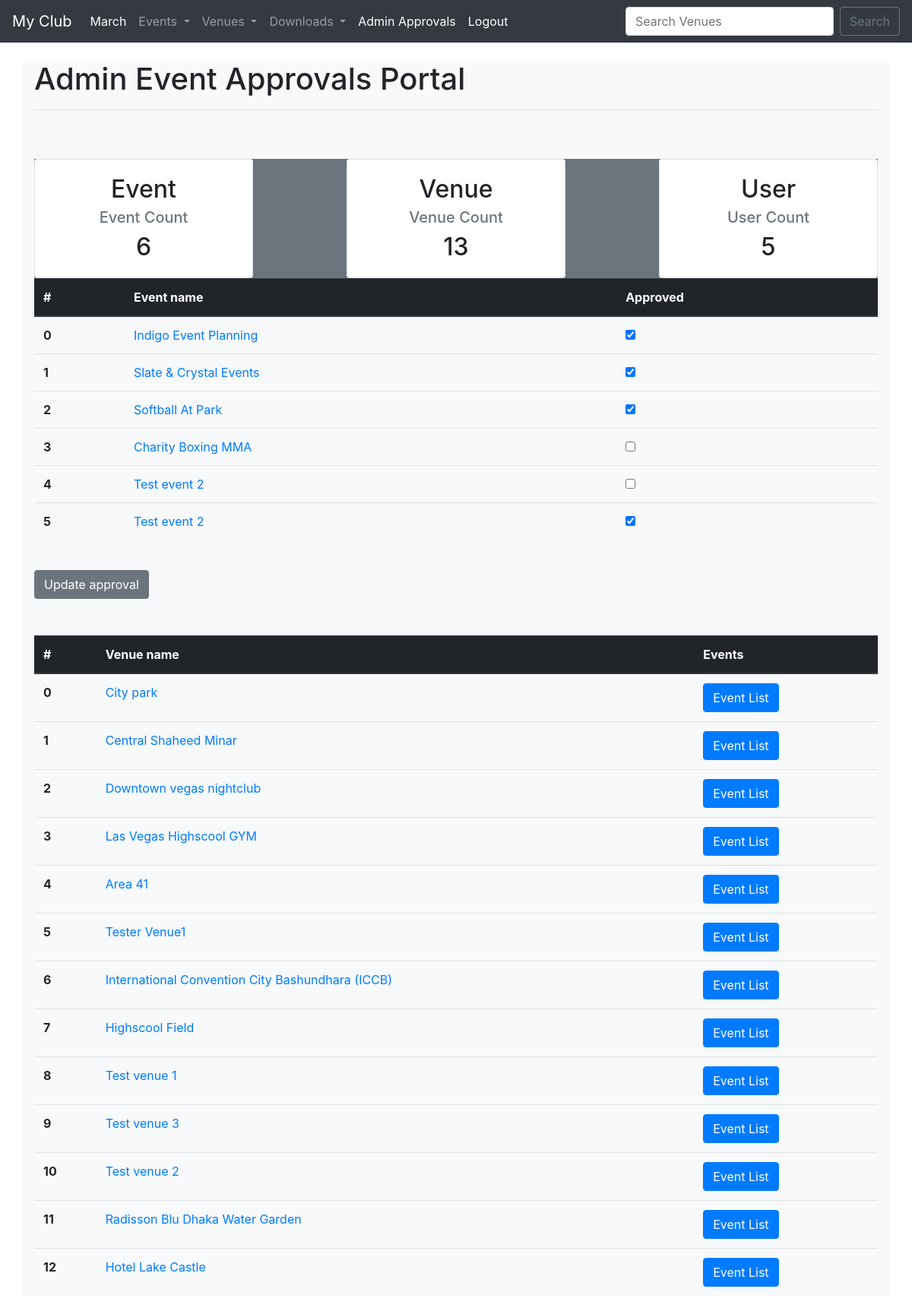
Screenshot of /admin_approval/ (signed in) with the database file from the repository.
### events/models.py (models this page shows, shortened)
class Event(models.Model):
    name = models.CharField('Event Name', max_length=120)
    event_date = models.DateTimeField('Event Date')
    venue = models.ForeignKey(Venue, blank=True, null=True,
                              on_delete=models.CASCADE)
    manager = models.ForeignKey(User, blank=True, null=True,
                                on_delete=models.SET_NULL)
    description = models.TextField(blank=True)
    attendees = models.ManyToManyField(MyClubUser, blank=True)
    approved = models.BooleanField('Approved', default=False)

class Venue(models.Model):
    name = models.CharField("Vanue name", max_length=120)
    address = models.CharField(max_length=300)
    zip_code = models.CharField('Zip code', max_length=15)
    phone = models.CharField('Contact Phone', max_length=25, blank=True)
    web = models.URLField('Website Address', blank=True)
    email_address = models.EmailField('Email Address', blank=True)
    owner = models.IntegerField("Venue Owner", blank=False, default=1)
    venue_image = models.ImageField(null=True, blank=True,
                                    upload_to=make_image_path)

### events/views.py (the view)
# urls.py: path('admin_approval/', views.admin_approval, name='admin-approval'),
def admin_approval(request: HttpRequest):
    event_count = Event.objects.all().count()
    venue_count = Venue.objects.all().count()
    user_count = User.objects.all().count()
    venue_list = Venue.objects.all()
    event_list = Event.objects.all().order_by('-event_date')
    if request.user.is_superuser:
        if request.method == 'POST':
            id_list = request.POST.getlist('boxes')
            event_list.update(approved=False)
            for id in id_list:
                Event.objects.filter(pk=int(id)).update(approved=True)
            messages.success(request, 'Event are approved successfully!')
            return redirect('event-list')
        else:
            return render(request, 'events/admin_approval.html', {
                        'event_list': enumerate(event_list),
                        'event_count': event_count,
                        'venue_count': venue_count,
                        'user_count': user_count,
                        'venue_list': enumerate(venue_list)
                    })
    else:
        messages.success(request, 'You are not authorized to view this page.')
        return redirect('home')

### events/templates/events/admin_approval.html (shortened to what this page needs)
{% extends 'events/base.html' %} {% block content %}
<h1>Admin Event Approvals Portal</h1>
<hr />
<br /><br />
<div class='w-100 bg-secondary d-flex align-items-center justify-content-between'>
    <div class="card" style="width: 18rem;">
        <div class="card-body text-center">
          <h2 class="card-title">Event</h2>
          <h5 class="card-subtitle mb-2 text-muted">Event Count</h5>
          <h2 class="card-text">{{ event_count }}</h2>
        </div>
    </div>
    <div class="card" style="width: 18rem;">
        <div class="card-body text-center">
          <h2 class="card-title">Venue</h2>
          <h5 class="card-subtitle mb-2 text-muted">Venue Count</h5>
          <h2 class="card-text">{{ venue_count }}</h2>
        </div>
    </div>
    <div class="card" style="width: 18rem;">
        <div class="card-body text-center">
          <h2 class="card-title">User</h2>
          <h5 class="card-subtitle mb-2 text-muted">User Count</h5>
          <h2 class="card-text">{{ user_count }}</h2>
        </div>
    </div>
</div>
<form action="" method="POST">
<table class="table">
  <thead class="thead-dark">
    <tr>
      <th scope="col">#</th>
      <th scope="col">Event name</th>
      <th scope="col">Approved</th>
    </tr>
  </thead>
  <tbody>
    {% for idx, event in event_list %}
    <tr>
      <th scope="row">{{ idx }}</th>
      <td>
        <a class='underline' href={% url 'update-event' event.id %}>{{ event.name }}</a>
      </td>
      <td>
        {% if event.approved %}
            <div class='form-check'>
                <input class='form-check-input' type='checkbox'
                checked='checked' value={{event.id}}
                name='boxes' />
            </div>
        {% else %}
            <div class='form-check'>
                <input class='form-check-input' type='checkbox'
                value={{event.id}}
                name='boxes' />
            </div>
        {% endif %}
      </td>
    </tr>
    {% endfor %}
  </tbody>
</table>
<br>
<button class='btn btn-secondary' type="submit">Update approval</button>
</form>
<br> <br>
<table class="table">
    <thead class="thead-dark">
      <tr>
        <th scope="col">#</th>
        <th scope="col">Venue name</th>
        <th scope="col">Events</th>
      </tr>
    </thead>
    <tbody>
      {% for idx, venue in venue_list %}
      <tr>
        <th scope="row">{{ idx }}</th>
        <td>
          <a class='underline' href={% url 'show-venue' venue.id %}>{{ venue.name }}</a>
        </td>
        <td>
            <a class="btn btn-primary" href={% url 'venue-events' venue.id %}>Event List</a>
        </td>
      </tr>
      {% endfor %}
    </tbody>
  </table>
{% endblock %}

### rows the page displays
Event: idx "0", name "Indigo Event Planning"
Event: idx "1", name "Slate & Crystal Events"
Event: id "2", name "Softball At Park"
Event: idx "3", name "Charity Boxing MMA"
Event: idx "4", name "Test event 2"
Event: idx "5", name "Test event 2"
Venue: idx "0", name "City park"
Venue: idx "1", name "Central Shaheed Minar"
Venue: idx "2", name "Downtown vegas nightclub"
Venue: idx "3", name "Las Vegas Highscool GYM"
Venue: idx "4", name "Area 41"
Venue: idx "5", name "Tester Venue1"
Venue: idx "6", name "International Convention City Bashundhara (ICCB)"
Venue: idx "7", name "Highscool Field"
Venue: idx "8", name "Test venue 1"
Venue: idx "9", name "Test venue 3"
Venue: idx "10", name "Test venue 2"
Venue: idx "11", name "Radisson Blu Dhaka Water Garden"
Venue: idx "12", name "Hotel Lake Castle"

### other values shown
{{ event_count }} "6"
{{ venue_count }} "13"
{{ user_count }} "5"
